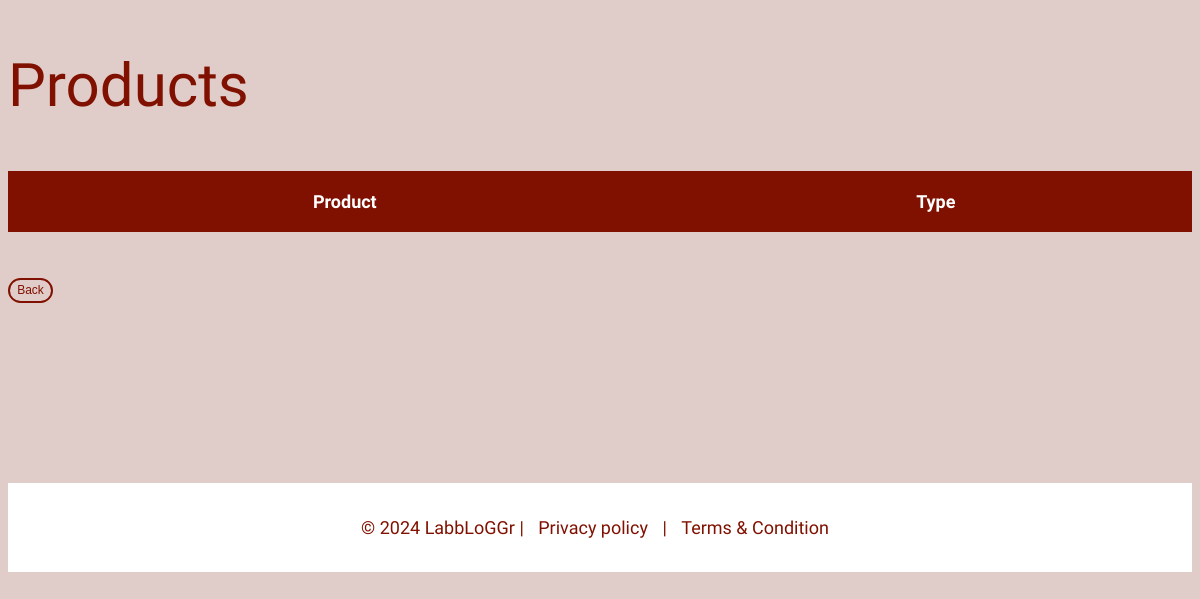
The page /inventory/backend/global_search.php on the database as committed earlier.
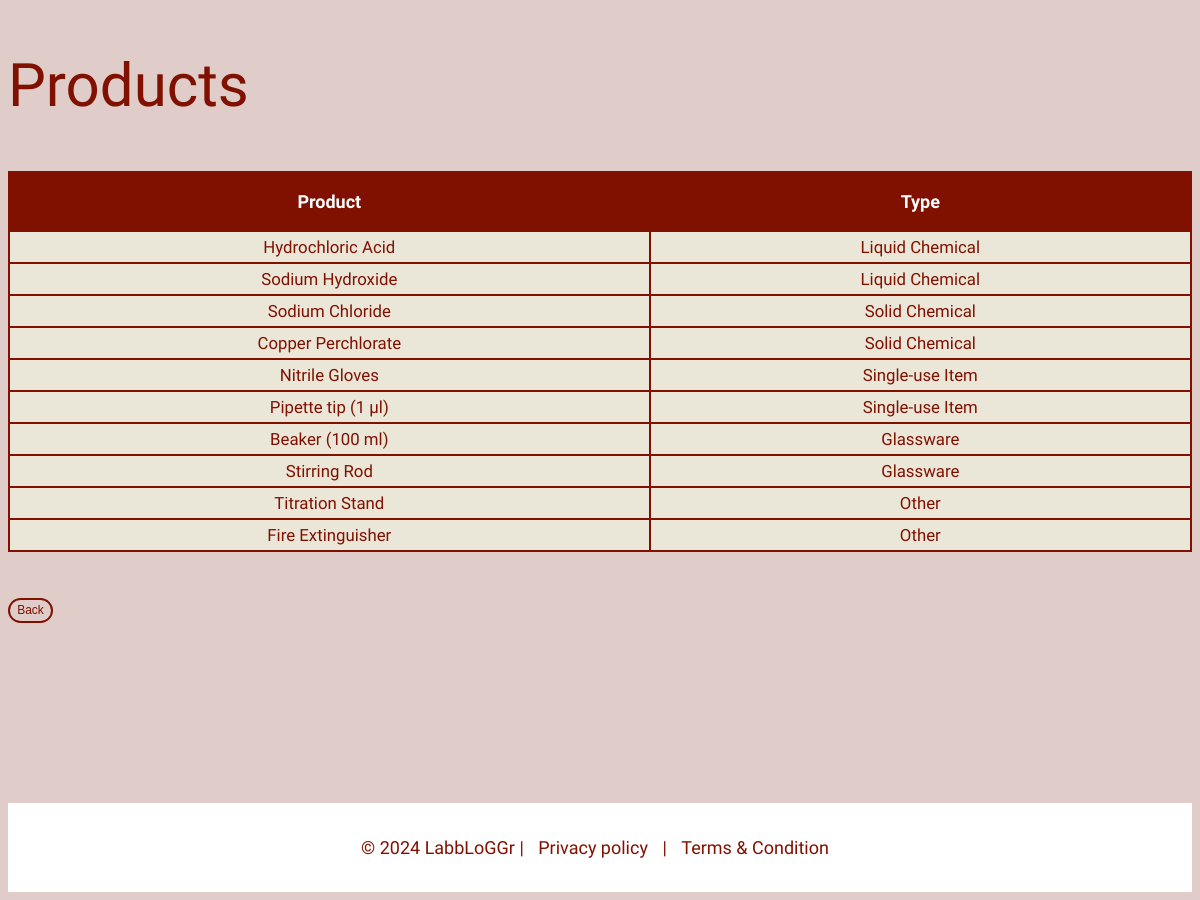
The same page on the database as committed later.
### tables this page shows
CREATE TABLE Product (
    ID INT AUTO_INCREMENT PRIMARY KEY,
    ProductName VARCHAR(100),
    Volume INT,
    Mass INT,
    Pieces INT,
    ProductTypeID INT,
    FOREIGN KEY (ProductTypeID) REFERENCES ProductType(ID)
);

CREATE TABLE ProductType (
    ID INT AUTO_INCREMENT PRIMARY KEY,
    ProductType VARCHAR(100)
);

### inventory/backend/global_search.php (the view, shortened to what this page needs)
<?php
include $_SERVER['DOCUMENT_ROOT'] . '/database/dopen.php';
$searchQuery = isset($_GET['search']) ? $_GET['search'] : '';
$globalSearchQuery = "
    SELECT
        Product.ProductName AS name,
        ProductType.ProductType AS type
    FROM Product
    LEFT JOIN ProductType ON Product.ProductTypeID = ProductType.ID
    WHERE Product.ProductName LIKE ?
";
$stmt = mysqli_prepare($link, $globalSearchQuery);
$searchParam = "%$searchQuery%";
mysqli_stmt_bind_param($stmt, 's', $searchParam);
mysqli_stmt_execute($stmt);
$searchResult = mysqli_stmt_get_result($stmt);
$basicResults = mysqli_fetch_all($searchResult, MYSQLI_ASSOC);
$showDetails = !empty($searchQuery);
?>
<!DOCTYPE html>
<html>
<head>
    <link rel="stylesheet" href="/styling/style_.css">
</head>
<body>
    <?php if ($showDetails): ?>
        <h2>Search Results for "<?php echo htmlspecialchars($searchQuery); ?>"</h2>
        <table border="1">
            <tr>
                <th>Product</th>
                <th>Type</th>
                <th>Quantity (Volume/Mass/Pieces)</th>
                <th>Available Quantity</th>
                <th>Location</th>
            </tr>
            <?php
            $detailsQuery = "
                SELECT
                    Product.ProductName AS name,
                    ProductType.ProductType AS type,
                    COALESCE(Product.Volume, Product.Mass, Product.Pieces) AS quantity,
                    GROUP_CONCAT(Rooms.RoomName SEPARATOR ', ') AS locations,
                    SUM(ProductLocation.Quantity) AS total_quantity
                FROM Product
                LEFT JOIN ProductType ON Product.ProductTypeID = ProductType.ID
                LEFT JOIN ProductLocation ON Product.ID = ProductLocation.ProductID
                LEFT JOIN Rooms ON ProductLocation.RoomID = Rooms.ID
                WHERE Product.ProductName LIKE ?
                GROUP BY Product.ID
            ";
            $stmtDetails = mysqli_prepare($link, $detailsQuery);
            mysqli_stmt_bind_param($stmtDetails, 's', $searchParam);
            mysqli_stmt_execute($stmtDetails);
            $detailsResult = mysqli_stmt_get_result($stmtDetails);
            $detailedResults = mysqli_fetch_all($detailsResult, MYSQLI_ASSOC);
            mysqli_stmt_close($stmtDetails);
            foreach ($detailedResults as $result): ?>
                <tr>
                    <td><?php echo $result['name']; ?></td>
                    <td><?php echo $result['type']; ?></td>
                    <td><?php echo $result['quantity']; ?></td>
                    <td><?php echo $result['total_quantity']; ?></td>
                    <td><?php echo $result['locations']; ?></td>
                </tr>
            <?php endforeach; ?>
        </table>
    <?php else: ?>
        <h2>Products</h2>
        <table border="1">
            <tr>
                <th>Product</th>
                <th>Type</th>
            </tr>
            <?php foreach ($basicResults as $result): ?>
                <tr>
                    <td><?php echo $result['name']; ?></td>
                    <td><?php echo $result['type']; ?></td>
                </tr>
            <?php endforeach; ?>
        </table>
    <?php endif; ?>
</body>
</html>
<?php
echo '<br><br><button class="button button-small" onclick="window.location.href=\'/room/room.php\'">Back</button>';
include $_SERVER['DOCUMENT_ROOT'] . '/styling/footer.php';
?>

### styling/footer.php
<?php
echo '<div class="footer">
    <h4> &copy; 2024 LabbLoGGr | <a href="/site_info/privacy_policy.php">Privacy policy</a> | <a href="/site_info/terms_condi.php">Terms & Condition</a> </h4>
</div>
<script src="/styling/java.js"></script>
</body>
</html>';
?>

### styling/style_.css (style rules this page uses)
:root { font-size: 10px; --heading-height: 30em; }
body { font-family: 'Raleway', sans-serif; min-height: 100vh; background-color: rgb(224,204,200); margin-top: 40px; }
.footer { background-color: white; padding: 10px; text-align: center; margin-top: 15vw; }
a { color:rgb(128, 17, 0); text-decoration: none; margin: 0 10px; }
h2 { font-weight: 500; font-size: 5vw; color: rgb(128, 17, 0); padding-left: 0vw; padding-right: 5vw; }
h4 { font-size: 1.5vw; color: rgb(128, 17, 0); font-weight: lighter; }
.button { background-color: transparent; white-space: nowrap; border-radius: 100px; border: 0.2vw solid rgb(128, 17, 0); color: rgb(128, 17, 0); cursor: pointer; display: inline-block; font-family: 'Corporative', sans-serif; text-align: center; text-decoration: none; transition: all 250ms; user-select: none; -webkit-user-select: none; touch-action: manipulation; }
.button-small { padding: 0.3vw 0.6vw; font-size: 1vw; }
table { border: 150px; width: 100%; border-collapse: collapse; background-color: #eae6d8; margin-bottom: 2vw; }
th { background-color: rgb(128, 17, 0); color: white; padding: 1.5vw; text-align: center; vertical-align: middle; font-size: 1.5vw; border: 2px solid rgb(128, 17, 0); }
td { text-align: center; vertical-align: middle; padding: 5px; border: 2px solid rgb(128, 17, 0); font-size: 1.4vw; color: rgb(128, 17, 0); }

Rows that differ between the two databases and show on the page:
added product: ProductName "Hydrochloric Acid", ProductTypeID.ProductType "Liquid Chemical"
added product: ProductName "Sodium Hydroxide", ProductTypeID.ProductType "Liquid Chemical"
added product: ProductName "Sodium Chloride", ProductTypeID.ProductType "Solid Chemical"
added product: ProductName "Copper Perchlorate", ProductTypeID.ProductType "Solid Chemical"
added product: ProductName "Nitrile Gloves", ProductTypeID.ProductType "Single-use Item"
added product: ProductName "Pipette tip (1 μl)", ProductTypeID.ProductType "Single-use Item"
added product: ProductName "Beaker (100 ml)", ProductTypeID.ProductType "Glassware"
added product: ProductName "Stirring Rod", ProductTypeID.ProductType "Glassware"
added product: ProductName "Titration Stand", ProductTypeID.ProductType "Other"
added product: ProductName "Fire Extinguisher", ProductTypeID.ProductType "Other"
